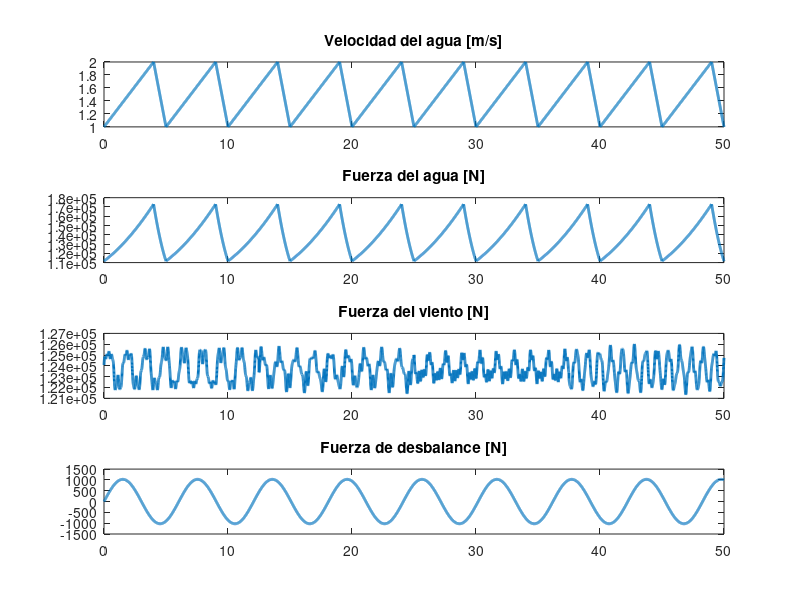
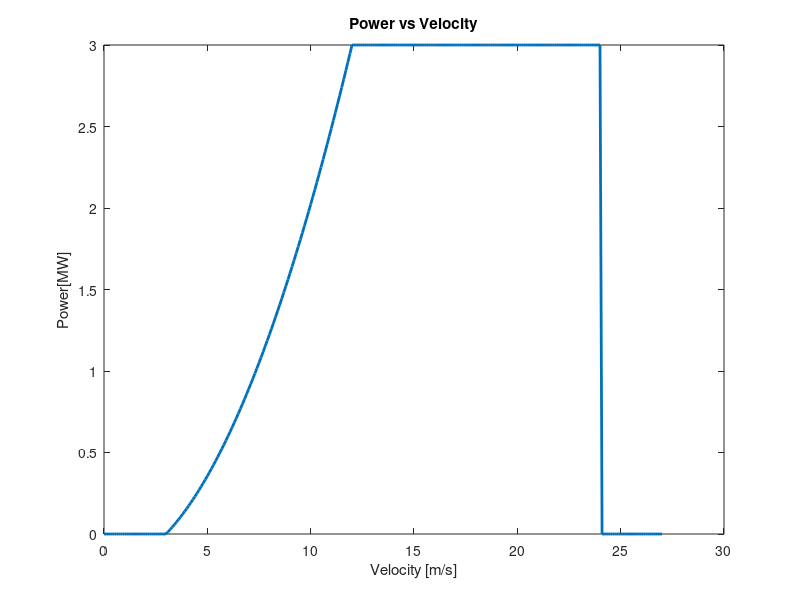
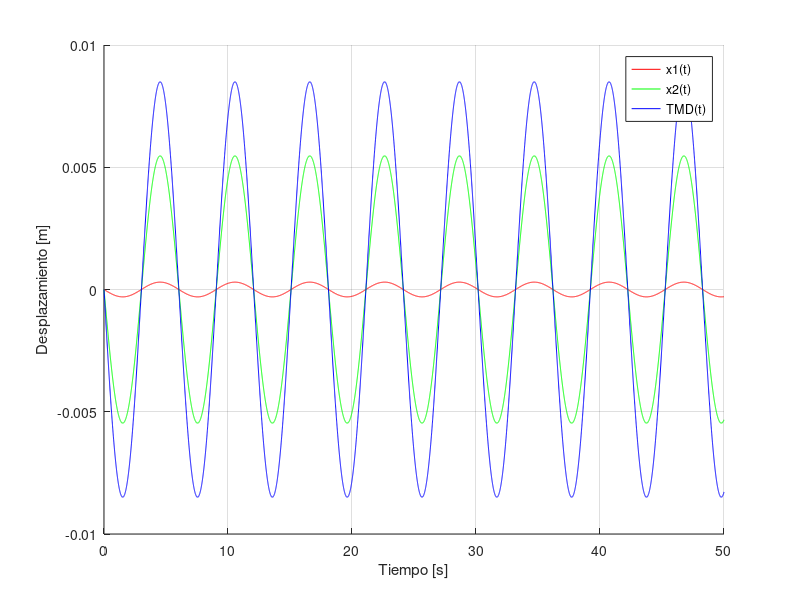
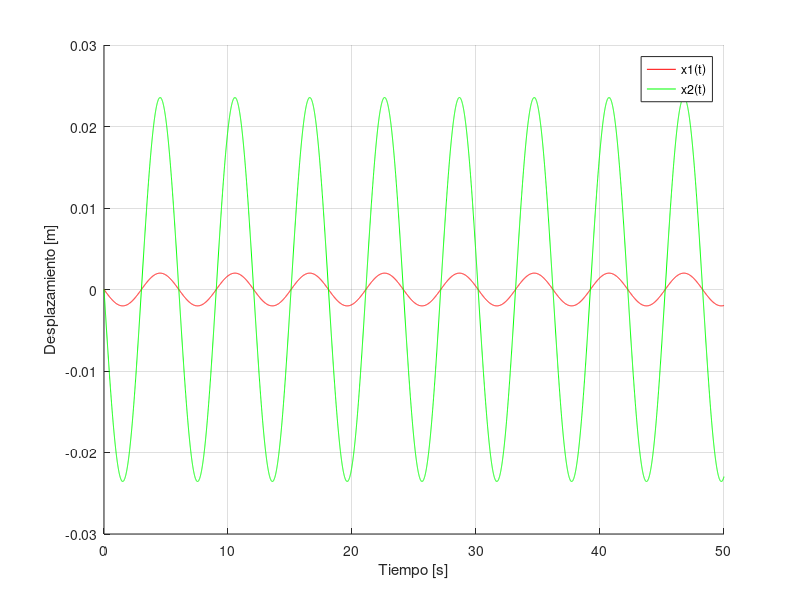

Here is the MATLAB script that generated these plots, in order: (Note: this script raises an error after producing the figures.)
function main;clc;close all; g = true; % graph flag

    if g; vel_power() ; end %#ok<UNRCH>

    
    dt = 0.005; % time step
    t=0:dt:50; % time vector
    
    %% DEFINICIÓN DE PARÁMETROS DEL SISTEMA
    m1=62000; %% Masa 1
    m2=93000; %% Masa 2
    m3=0.03*(m1+m2); %% Masa TMD

    z=[0.015;0.015;0.05];

    k1=2e8; %% Rigidez 1
    k2=9e6; %% Rigidez 2
    k3=(9.4)^2*m3; %% Rigidez 3

    M= [m1 0 0;
        0 m2 0;
        0 0 m3] %% Matriz de masa

    K=[k1+k2 -k2 0;
        -k2   k2+k3 -k3;
        0 -k3 k3] %% Matriz de Rigidez

    xINI=[0;0;0];
    dxINI=[0;0;0];

    %% ENCUENTRO AUTOVECTORES Y AUTOVALORES
    [V,lambda]=eig(K,M); %el X que me larga ya esta normalizado de modo q X'*m*X=I

    wn=diag(sqrt(lambda));
    wd=wn.*sqrt(1-z.^2);
    

    %% DEFINO LA VELOCIDAD Y LA CARGA DEL AGUA
    FW=agua(t,g);
    
    %% DEFINO LA VELOCIDAD DEL VIENTO Y PARAMETROS DEL VIENTO
    vel_viento=8.33;    ; %% Velocidad del viento [m/s]
    Fv = viento(t,vel_viento,g);
   
    %% DEFINO PARAMETROS Y FUERZA DE DESBALANCE

    Fd = desbalance(t,vel_viento,g);

    %% EJECUTO EL SISTEMA

    ejecutar(FW,Fv,Fd,t,dt);

end

function vel_power %#ok<DEFNU> % Power vs Velocity
    vel = 0:0.1:27; % velocity vector
    power = zeros(1, length(vel)); % power vector
    v_cin = 3;
    v_rat = 12;
    v_cou = 24;
    p_r = 3;

    q =  p_r*((vel.^2-v_cin^2)/(v_rat^2-v_cin^2));
    
    % set power values based on velocity
    power(vel <= v_cin) = 0;
    power(vel > v_cin & vel <= v_rat) = q(vel > v_cin & vel <= v_rat);
    power(vel > v_rat & vel <= v_cou) = p_r;
    power(vel > v_cou) = 0;
    
    % plot power vs velocity
    figure(2);
    plot(vel, power, 'LineWidth', 2);
    xlabel('Velocity [m/s]');
    ylabel('Power[MW]');
    % legend('Power vs Velocity');
    title('Power vs Velocity');
end

function FW=agua(t,graph) %% Función que devuelve la velocidad y la fuerza del agua en función del tiempo	
    %% DEFINO LA VELOCIDAD Y LA CARGA DEL AGUA

    Twa = 5; %% Periodo del oleaje
    VAmax = 2; %% Velocidad máxima del agua
    Cd = 0.7; %% Coeficiente de arrastre
    RoW = 1000; %% Densidad del agua
    Ainmersa = 14 * 4.176; %% Área a considerar, h sobre agua 14m y diametro 4.176m

    VAt = zeros(1, length(t)); %% Vector agua
    for i = 1:length(t)

        tmod = mod(t(i), Twa); % llevo el valor sub i de t a un valor dentro del periodo (entre 0 y Tp)
        VAt(i) = (tmod >= 0) .* (tmod <= Twa * 4 / 5) .* (((VAmax / 2) / (Twa * 4 / 5)) * tmod + VAmax / 2) + (tmod > Twa * 4 / 5) .* (tmod <= Twa) .* (-VAmax / 2 * tmod + 6);
    end


    FW = (0.5 * RoW * Cd * Ainmersa .* VAt.^2 + 91120);
    

    if graph
        figure(1);
        subplot(4,1,1)
        plot(t,VAt,'LineWidth',2)
        title('Velocidad del agua [m/s]')

        subplot(4,1,2)
        plot(t,FW,'LineWidth',2)
        title('Fuerza del agua [N]')
    end
end

function Fviento=viento(t,V_viento,graph) %% Función que devuelve la fuerza del viento en función del tiempo
    
    % Agregar el calculo de la fuerza del viento en función del viento
    % frecviento=1;
    % Aviento=2000;
    % for i=1:length(t)
    %    Fviento(i,1)=(100000);%+Aviento*sin(2*pi*frecviento*t(i))).*(1-exp(-t(i)/5));
    % end
    Cd=0.7;
    P_aire=1.203;
    D=4.176;
    A_mastil=(84-14)*D;
    R=56;

    Fv_mastil=(1/2)*Cd*P_aire*A_mastil*V_viento^2; 

    TSR=7;
    Fv_aspas=(1/2)*0.7*0.4*(pi*R^2)*1.203*V_viento^2;

    % Fviento=Fv_mastil + Fv_aspas 


    Avientob=Fv_mastil + Fv_aspas;

    Aviento=2000*rand();
    frecViento=rand();

    %Fviento = 100000 * ones(1, length(t));

    %Agrego variacion al viento
    for i=1:2500
        Fviento(i)=Avientob+Aviento*sin(2*pi*frecViento*t(i))+Aviento/3*sin(3*2*pi*frecViento*t(i))+Aviento/4*cos(4.1*2*pi*frecViento*t(i))+Aviento/8.2*sin(8.34*2*pi*frecViento*t(i)); %#ok<AGROW>
    end
    for i=2501:5000
        Fviento(i)=Avientob+Aviento/1.2*sin(1.1*2*pi*frecViento*t(i))+Aviento/3.23*sin(4.21*2*pi*frecViento*t(i))+Aviento/5.23*cos(6.23*2*pi*frecViento*t(i))+Aviento/8.26*sin(5.32*2*pi*frecViento*t(i));
    end
    for i=5001:7500
        Fviento(i)=Avientob+Aviento/1.77*cos(1.1*2*pi*frecViento*t(i))+Aviento/3.91*sin(2.21*2*pi*frecViento*t(i))+Aviento/3.678*cos(7.1*2*pi*frecViento*t(i))+Aviento/9.4*sin(4.375*2*pi*frecViento*t(i));
    end
    for i=7501:10001
        Fviento(i)=Avientob+Aviento/0.992*cos(1.632*2*pi*frecViento*t(i))+Aviento/5.13*sin(4.581*2*pi*frecViento*t(i))+Aviento/6.8*sin(7.1*2*pi*frecViento*t(i))+Aviento/9.4*sin(4.65*2*pi*frecViento*t(i));
    end

    if graph
        figure(1);
        subplot(4,1,3)
        plot(t,Fviento,'LineWidth',2)
        title('Fuerza del viento [N]')
    end
end

function Fdesb=desbalance(t,V_viento,graph) %% Función que devuelve la fuerza de desbalance en función del tiempo

    R = 56;
    F0Desbalance=1028.93;
    TSR=7;
    wRotor=(TSR/R)*V_viento;
    Fdesb=F0Desbalance.*sin(wRotor*t);

    if graph
        figure(1);
        subplot(4,1,4)
        plot(t,Fdesb,'LineWidth',2)
        title('Fuerza de desbalance [N]')
    end

end

function Py=Fuerza_externa_y(t,x0,Fd) %% Función que devuelve la fuerza externa en función del tiempo
    Py=zeros(length(x0),length(t)); % fuerza externa en el tiempo
    Py(2,:) = Fd; 
end

function Px=Fuerza_externa_x(t,x0,Fa,Fv) %% Función que devuelve la fuerza externa en función del tiempo
    Px=zeros(length(x0),length(t)); % fuerza externa en el tiempo
    Px(1,:) = Fa;
    Px(2,:) = Fv;
end

function X = Fact_Magnificacion_Dinam(M,K,wn,wd,P,X,t)
    % Transformar fuerzas a coordenadas modales
    Mmodal=round(X'*M*X); %M modal
    Kmodal=round(X'*K*X); %K modal
    Fmodal = X' * P;

    % Respuesta permanente modal
    Y_perm = zeros(length(wn), length(t));
    for i = 1:length(wn)
        for j = 1:length(t)
            Y_perm(i,j) = (1/(Kmodal(i,i) - Mmodal(i,i) * wd(i)^2)) * Fmodal(i,j);
        end
    end

    % Paso de coordenadas modales a geométricas
    X = X * Y_perm;

end

function X = Transformada_De_Fourier(M,K,t,P,dt,V,wn,z)
    Mmodal = round(V' * M * V); % M modal
    Kmodal = round(V' * K * V); % K modal
    Cmodal = 2*z.*wn.*eye(size(Mmodal)); % C modal

    % Transformar fuerzas a coordenadas modales
    Fmodal = V' * P;

    % Frecuencias de Fourier
    omega = 2 * pi * (0:(length(t)-1)) / (length(t) * dt);

    % Función de transferencia H(iw)
    H = zeros(size(Mmodal, 1), length(omega));
    for i = 1:length(omega)
        H(:, i) = diag(((-omega(i)^2 * Mmodal + 1i * omega(i) * Cmodal + Kmodal) \ eye(size(Mmodal))));
    end

    % Respuesta en frecuencia
    Y_freq = H .* fft(Fmodal, [], 2);

    % Transformar de vuelta al dominio del tiempo
    Y_perm = ifft(Y_freq, [], 2, 'symmetric');

    % Transformar respuesta permanente a coordenadas físicas
    X = V * Y_perm;

end

function x = Respuesta_Transitoria( M,zitta,V,wn, x0, dx0, t)

    % Paso de coordenadas del espacio fisico al espacio modal
    y0 = V'*M*x0; % desplazamiento inicial en el espacio modal
    dy0 = V'*M*dx0; % velocidad inicial en el espacio modal
    
    % C_modal = V'*C*V; % matriz de amortiguamiento modal [kips.sec/in]

    % zitta = diag(C_modal)./(2*wn); % relacion de amortiguamiento

    wd = wn.*sqrt(1-zitta.^2); % Frecuencia de amortiguamiento [rad/s]
    e = exp(1); 

    Y = zeros(length(wn),length(t)); % desplazamiento en el espacio modal

    for i = 1:length(wn)

        % Primer termino de la solucion homogenea
        Y(i,:) = e.^(-zitta(i)*wn(i)*t).*(cos(wd(i)*t)+zitta(i)/sqrt(1-zitta(i)^2)*sin(wd(i)*t)).*y0(i);
        % Segundo termino de la solucion homogenea
        Y(i,:) = Y(i,:) + e.^(-zitta(i)*wn(i)*t).*(sin(wd(i)*t)).*(dy0(i)/(wd(i)));
    end

    % Paso de coordenadas del espacio modal al espacio fisico
    x = V*Y; % desplazamiento en el espacio fisico

end

function respuesta_1eje_tmd(t,X,titulo)
    % Mostramos la respuesta en el tiempo
    figure('Name', titulo);
    hold on;
    plot(t,X(1,:),"r");
    plot(t,X(2,:),"g");
    plot(t,X(3,:),"b");
    hold off;
    ylabel("Desplazamiento [m]");
    xlabel("Tiempo [s]");
    legend("x1(t)","x2(t)","TMD(t)");
    grid on;
    
end

function respuesta_1eje(t,X,titulo)
    % Mostramos la respuesta en el tiempo
    figure('Name', titulo);
    hold on;
    plot(t,X(1,:),"r");
    plot(t,X(2,:),"g");
    hold off;
    ylabel("Desplazamiento [m]");
    xlabel("Tiempo [s]");
    legend("x1(t)","x2(t)");
    grid on;
    
end

function [M,K,wn,wd,z,xINI,dxINI,V]=eje_ind_tmd_forzadas()
    %% DEFINICIÓN DE PARÁMETROS DEL SISTEMA
    %% DEFINICIÓN DE PARÁMETROS DEL SISTEMA
    m1=62000; %% Masa 1
    m2=93000; %% Masa 2
    m3=0.03*(m1+m2); %% Masa TMD

    z=[0.015;0.015;0.05];

    k1=2e8; %% Rigidez 1
    k2=9e6; %% Rigidez 2
    k3=(9.4)^2*m3; %% Rigidez 3

    M= [m1 0 0;
        0 m2 0;
        0 0 m3]; %% Matriz de masa

    K=[k1+k2 -k2 0;
        -k2   k2+k3 -k3;
        0 -k3 k3]; %% Matriz de Rigidez

    xINI=[0;0;0];
    dxINI=[0;0;0];

    %% ENCUENTRO AUTOVECTORES Y AUTOVALORES
    [V,lambda]=eig(K,M); %el X que me larga ya esta normalizado de modo q X'*m*X=I

    wn=diag(sqrt(lambda));
    wd=wn.*sqrt(1-z.^2);

end

function [M,K,wn,wd,z,xINI,dxINI,V]=eje_ind_forzadas()
    %% DEFINICIÓN DE PARÁMETROS DEL SISTEMA
    %% DEFINICIÓN DE PARÁMETROS DEL SISTEMA
    m1=62000; %% Masa 1
    m2=93000; %% Masa 2
    %m3=0.05*(m1+m2); %% Masa TMD

    z=[0.015;0.015];

    k1=2e8; %% Rigidez 1
    k2=9e6; %% Rigidez 2
    %k3=(20)^2*m3; %% Rigidez 3

    M= [m1 0;
        0 m2]; %% Matriz de masa

    K=[k1+k2 -k2;
        -k2   k2]; %% Matriz de Rigidez


    xINI=[0;0];
    dxINI=[0;0];

    %% ENCUENTRO AUTOVECTORES Y AUTOVALORES
    [V,lambda]=eig(K,M); %el X que me larga ya esta normalizado de modo q X'*m*X=I

    wn=diag(sqrt(lambda));
    wd=wn.*sqrt(1-z.^2);

end

function A = amplitud(x,t1,t2,dt)
    A = mean(abs(x(t1/dt:t2/dt)));
end


function m=num_random(m)
    m(2,2)=9e6;
    x1= m(2,2)*rand(); %generamos un número aleatorio entre 0 - 1 multiplicado por el valor para poder generar la carga aleatoria del viento
end

function ejecutar(FW,Fv,Fd,t,dt)

    %% EJE Y CON TMD FORZADO
    [M_yc, K_yc, wn_yc, wd_yc, zitta_yc, x0_yc, dx0_yc, V_yc] = eje_ind_tmd_forzadas();
    K_yc = num_random(K_yc);
    P_Yc = Fuerza_externa_y(t,x0_yc,Fd);

    y_transitoria_c = Respuesta_Transitoria( M_yc,zitta_yc,V_yc,wn_yc, x0_yc, dx0_yc, t);
    y_permanente_2c = Fact_Magnificacion_Dinam(M_yc,K_yc,wn_yc,wd_yc,P_Yc,V_yc,t);

    y_res_2c = y_transitoria_c + y_permanente_2c;

    respuesta_1eje_tmd(t,y_res_2c,"EJE Y CON TMD 2");



    %% EJE Y SIN TMD FORZADO
    [M_ys, K_ys, wn_ys, wd_ys, zitta_ys, x0_ys, dx0_ys, V_ys] = eje_ind_forzadas();
    K_ys = num_random(K_ys);
    P_Ys = Fuerza_externa_y(t,x0_ys,Fd);

    y_transitoria_s = Respuesta_Transitoria( M_ys,zitta_ys,V_ys,wn_ys, x0_ys, dx0_ys, t);
    y_permanente_2s = Fact_Magnificacion_Dinam(M_ys,K_ys,wn_ys,wd_ys,P_Ys,V_ys,t);

    y_res_2s = y_transitoria_s + y_permanente_2s;


    respuesta_1eje(t,y_res_2s,"EJE Y SIN TMD 2");


    %% EJE X CON TMD FORZADO
    [M_xc, K_xc, wn_xc, wd_xc, zitta_xc, x0_xc, dx0_xc, V_xc] = eje_ind_tmd_forzadas();
    K_xc = num_random(K_xc);
    P_Xc = Fuerza_externa_x(t,x0_xc,FW,Fv);

    x_transitoria_c = Respuesta_Transitoria( M_xc,zitta_xc,V_xc,wn_xc, x0_xc, dx0_xc, t);
    x_permanente_2c = Transformada_De_Fourier(M_xc,K_xc,t,P_Xc,dt,V_xc,wn_xc,zitta_xc);

    x_res_2c = x_transitoria_c + x_permanente_2c;
    
    respuesta_1eje_tmd(t,x_res_2c,"EJE X CON TMD 2");


    %% EJE X SIN TMD FORZADO
    [M_xs, K_xs, wn_xs, wd_xs, zitta_xs, x0_xs, dx0_xs, V_xs] = eje_ind_forzadas();
    K_xs = num_random(K_xs);
    P_Xs = Fuerza_externa_x(t,x0_xs,FW,Fv);

    x_transitoria_s = Respuesta_Transitoria( M_xs,zitta_xs,V_xs,wn_xs, x0_xs, dx0_xs, t);
    x_permanente_2s = Transformada_De_Fourier(M_xs,K_xs,t,P_Xs,dt,V_xs,wn_xs,zitta_xs);

    x_res_2s = x_transitoria_s + x_permanente_2s;

    respuesta_1eje(t,x_res_2s,"EJE X SIN TMD 2");


    t1 = 10;
    t2 = 11;
    fprintf('Tabla de resultados:\n');
    fprintf('----------------------------------------\n');
    Amp_TMDy = amplitud(y_res_2c(2,:),t1,t2,dt);
    Amp_SIN_TMDy = amplitud(y_res_2s(2,:),t1,t2,dt);
    fprintf('Eje Y con TMD forzada 2: %f\n', Amp_TMDy);
    fprintf('Eje Y sin TMD forzada 2: %f\n', Amp_SIN_TMDy);    
    reduction_percentage = (Amp_TMDy / Amp_SIN_TMDy) * 100;
    fprintf('Porcentaje de reducción al aplicar el TMD: %.2f%%\n', reduction_percentage);
    fprintf('----------------------------------------\n');

    Amp_TMDx = amplitud(x_res_2c(2,:)-(mean(x_res_2c(2,:))-mean(x_res_2s(2,:))),t1,t2,dt);
    Amp_SIN_TMDx = amplitud(x_res_2s(2,:),t1,t2,dt);
    fprintf('Eje X con TMD forzada 2: %f\n', Amp_TMDx);
    fprintf('Eje X sin TMD forzada 2: %f\n', Amp_SIN_TMDx);
    reduction_percentage = (Amp_TMDx / Amp_SIN_TMDx) * 100;
    fprintf('Porcentaje de reducción al aplicar el TMD: %.2f%%\n', reduction_percentage);
    fprintf('----------------------------------------\n');

    figure('Name', 'EJE x con TMD vs EJE x sin TMD');
    hold on;
    plot(t,x_res_2c(2,:)-(mean(x_res_2c(2,:))-mean(x_res_2s(2,:))),"r");
    % plot(t,x_res_2c(1,:),"r");
    plot(t,x_res_2s(2,:),"g");
    hold off;
    ylabel("Desplazamiento [m]");
    xlabel("Tiempo [s]");
    legend("CON TMD","SIN TMD");
    grid on;
    figure('Name', 'EJE Y con TMD vs EJE Y sin TMD');
    hold on;
    plot(t,y_res_2c(2,:),"r");
    plot(t,y_res_2s(2,:),"g");
    hold off;
    ylabel("Desplazamiento [m]");
    xlabel("Tiempo [s]");
    legend("CON TMD","SIN TMD");
    grid on;

end